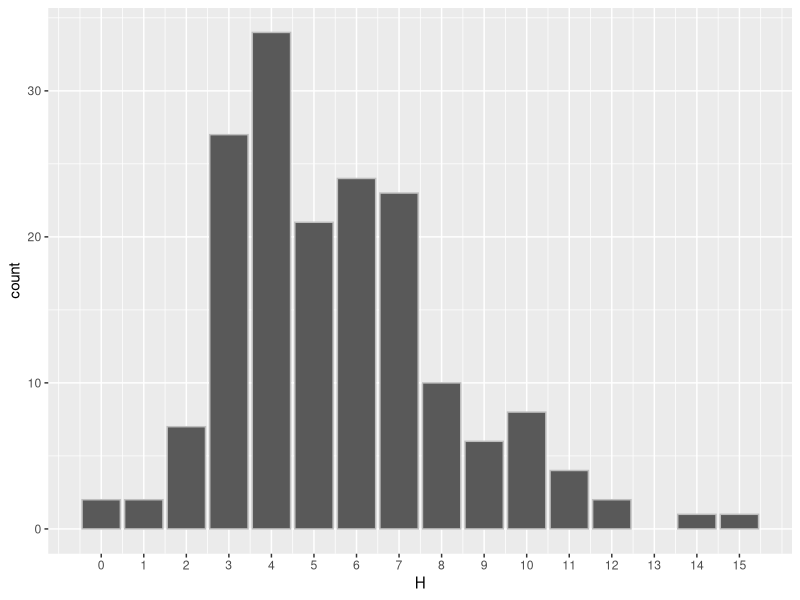
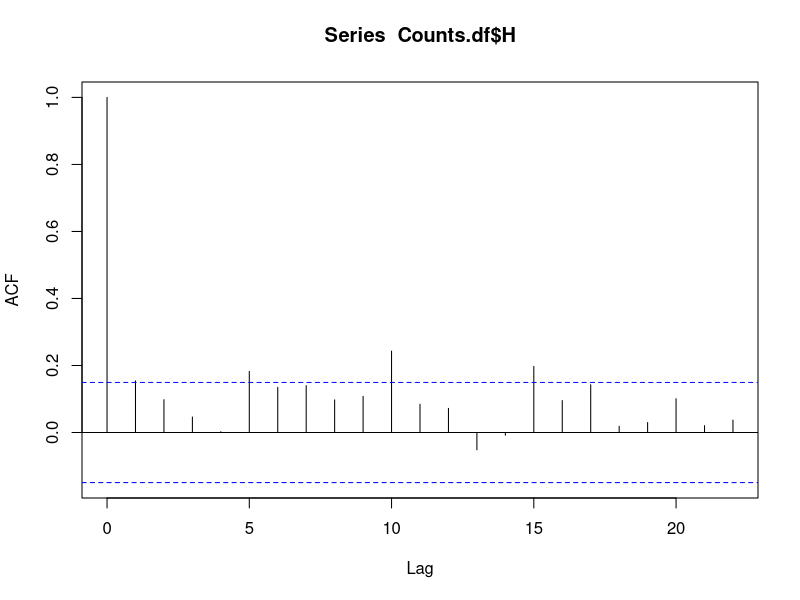
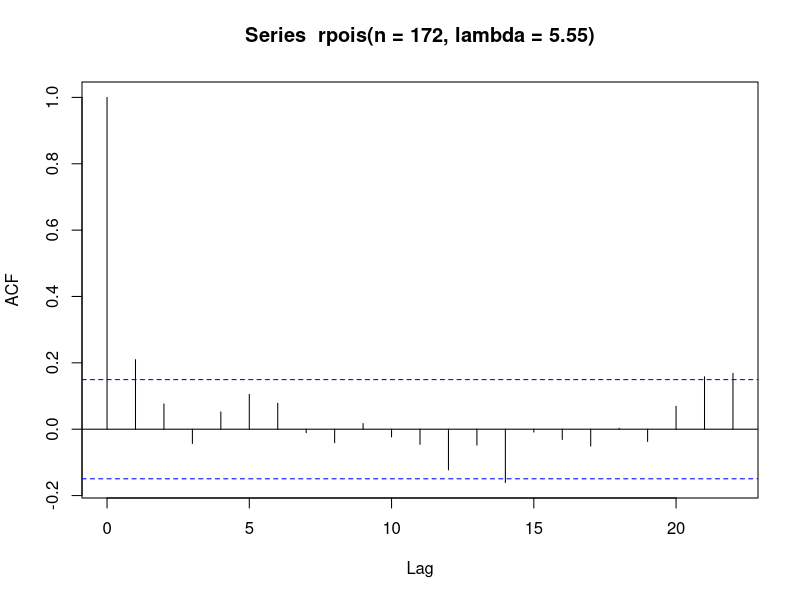
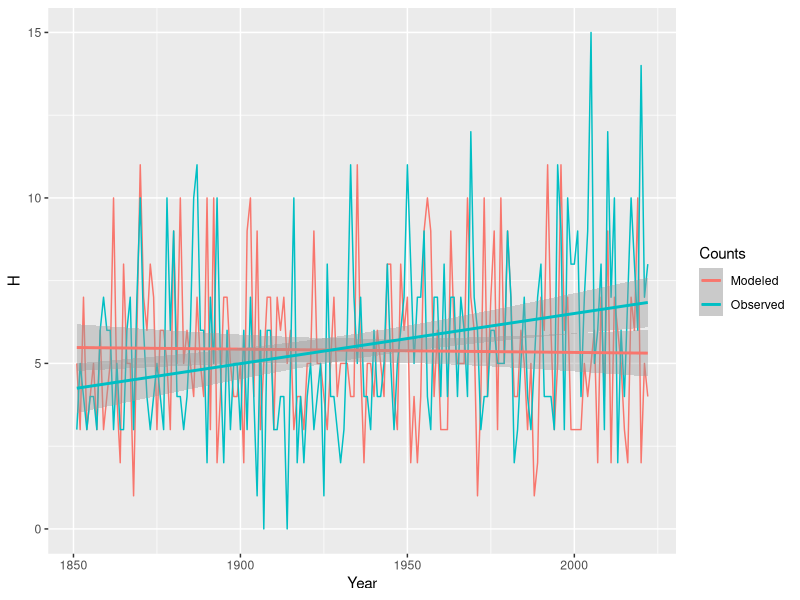
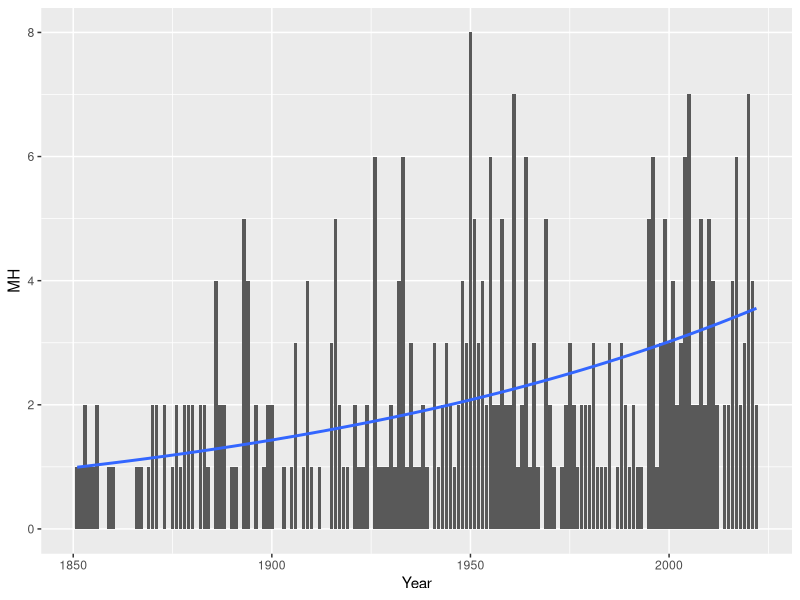
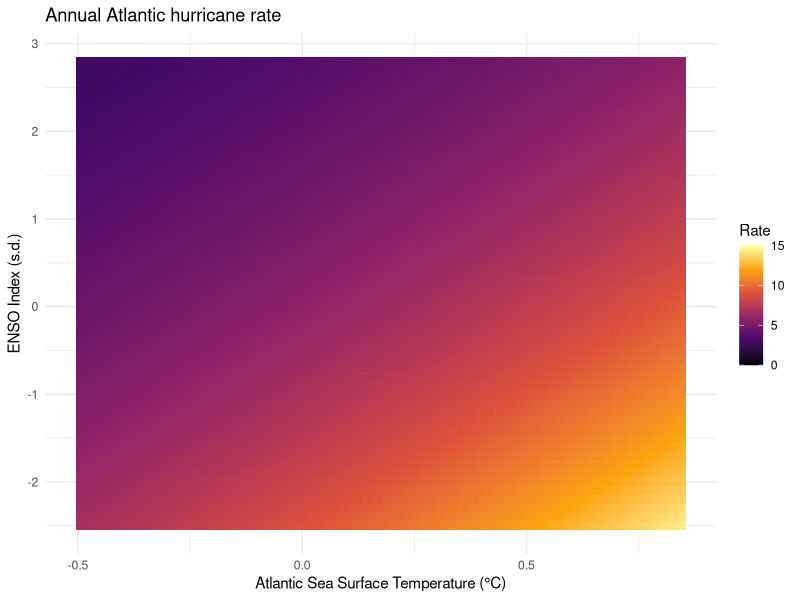

Reproduce these figures in R, in order.
## ---- chunk 1
#| echo: true
Counts.df <- readr::read_table(file = here::here("data", "NATL_Counts.txt"))

Counts.df |>
  head()
## ---- chunk 2
#| echo: true
Counts.df |>
  dplyr::pull(H)
## ---- chunk 3
#| echo: true
Counts.df |>
  dplyr::pull(H) |>
  table()
## ---- chunk 4
#| echo: true
Counts.df |>
  dplyr::summarize(NYears = dplyr::n(),
                   Avg = mean(H),
                   Var = var(H),
                   Ratio = sqrt(Var)/Avg)
## ---- chunk 5
#| echo: true
library(ggplot2)

ggplot(data = Counts.df,
       mapping = aes(x = H)) +
  geom_bar(color = "gray") +
  scale_x_continuous(breaks = 0:15)
## ---- chunk 6
rnorm(n = 172, mean = 180, sd = 15)
## ---- chunk 7
#| echo: true
( H1 <- rpois(n = 172, lambda = 5.55) )
## ---- chunk 8
#| echo: true
H1 |>
  table()
## ---- chunk 9
#| echo: true
Ratio <- NULL
for(i in 1:10000){
  H <- rpois(n = 172, lambda = 5.55)
  Ratio <- c(Ratio, var(H)/mean(H)) 
}
sum(Ratio > 1.22) / 10000 * 100
## ---- chunk 10
#| echo: true
Counts.df$H |>
  acf()
## ---- chunk 11
#| echo: true
rpois(n = 172, lambda = 5.55) |>
  acf()
## ---- chunk 12
#| echo: true
df <- data.frame(Year = rep(Counts.df$Year, times = 2),
                 Counts = rep(c("Observed", "Modeled"), each = 172),
                 H = c(Counts.df$H, rpois(n = 172, lambda = 5.55)))
ggplot(data = df,
       mapping = aes(x = Year, y = H, color = Counts)) +
  geom_line() +
  geom_smooth(method = lm)
## ---- chunk 13
#| echo: true
lm(H ~ Year, data = Counts.df)
## ---- chunk 14
#| echo: true
Counts.df |>
  dplyr::summarize(NYears = dplyr::n(),
                   Avg = mean(MH),
                   Var = var(MH),
                   Ratio = sqrt(Var)/Avg)
## ---- chunk 15
#| echo: true

ggplot(data = Counts.df,
       mapping = aes(x = Year, y = MH)) +
  geom_col() +
  geom_smooth(method = glm, 
              method.args = list(family = 'poisson'),
              se = FALSE)
## ---- chunk 16
glm(MH ~ Year, data = Counts.df, family = poisson)
## ---- chunk 17
#| echo: true
ENSO.df <- readr::read_table(file = here::here("data", "CENSO.txt"))
SST.df <- readr::read_table(file = here::here("data", "TNA_SST.txt"))
Counts.df <- readr::read_table(file = here::here("data", "NATL_Counts.txt")) |>
  dplyr::filter(Year >= 1948)

df <- data.frame(Year = Counts.df$Year,
                 H = Counts.df$H,
                 MH = Counts.df$MH,
                 SST = (SST.df$Aug + SST.df$Sep + SST.df$Oct)/3,
                 ENSO = (ENSO.df$Aug + ENSO.df$Sep + ENSO.df$Oct)/3)
## ---- chunk 18
#| echo: true
model <- glm(H ~ SST + ENSO, data = df,
             family = poisson)
## ---- chunk 19
#| echo: true
#| output-location: slide
grd <- expand.grid(SST = seq(-.5, .85, .01), 
                   ENSO = seq(-2.5, 2.8, .1))
z <- predict(model, newdata = grd, type = "response")
grd$H <- z
ggplot(data = grd,
       mapping = aes(x = SST, y = ENSO, fill = H)) + 
        geom_tile() +
        scale_fill_viridis_c(limits = c(0, 15), option = "inferno") +
        labs(fill = "Rate") +
        xlab("Atlantic Sea Surface Temperature (°C)") + 
        ylab("ENSO Index (s.d.)") +
        ggtitle(label = "Annual Atlantic hurricane rate") +
        theme_minimal()
## ---- chunk 20
Counts.df <- readr::read_table(file = here::here("data", "CONUS_Counts.txt"))

Counts.df |>
  head()
